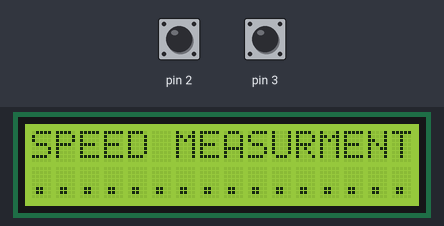
A sketch run on a simulated Arduino Uno, built with avr-gcc and run on an emulated ATmega328P. On the bench: 16×2 character LCD. Inputs (shaded band) come from the test bench; at power-on: pin 2 LOW, pin 3 HIGH.

Above: at 1.2 s.
1.3 s: pin 2 pulsed HIGH 2 times (0.12 s each, 0.3 s apart)
At 2.7 s:
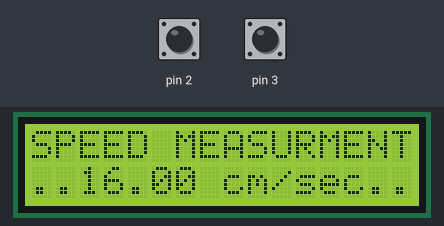
4.9 s: pin 2 driven HIGH
Timing chart, 0 to 7.9 s (numbered marks = the images above; inputs shaded):
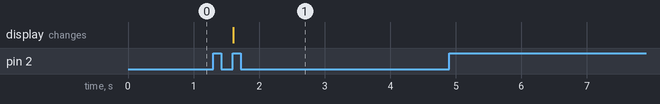

The sketch:

oversppeding.ino
```cpp
#include<LiquidCrystal.h>
LiquidCrystal lcd(4, 5, 6, 7, 8, 9);

int sensor1 = 2;
int sensor2 = 3;
int buz = 13;
int led =12;

int Time1;
int Time2;
int Time;
int flag = 0;

int distance = 27;

float Speed;

void setup() {
  attachInterrupt(0,fun1,RISING);
  attachInterrupt(1,fun2,FALLING);

  lcd.begin(16,2);
  lcd.clear();
}

void fun1()
{
  Time1 = millis();
  if (flag == 0) {flag = 1;}
  else {flag = 0;}
}

void fun2()
{
  Time2 = millis();
  if (flag == 0) {flag = 1;}
  else {flag = 0;}
}


void loop() {
  if (flag == 0){
  if      (Time1 > Time2) {Time = Time1 - Time2;  Speed = (distance*1000)/Time;}
  else if (Time2 > Time1) {Time = Time2 - Time1;  Speed = (distance*1000)/Time;}
  else    {Speed = 0;}
  }

  if (Speed == 0) {
    lcd.clear();
    lcd.print("SPEED MEASURMENT");
    lcd.setCursor(0, 1);
    lcd.print("................");
    }
  else {
    lcd.setCursor(2, 1);
    lcd.print(Speed);
    lcd.print(" cm/sec");
    delay(2000);
    if (Speed >=200)//speed changing
    {
      lcd.clear();
      lcd.setCursor(0, 1);
      lcd.print("OVER SPEEDING");
      delay(1000);
      lcd.clear();
      digitalWrite(buz,HIGH);
      delay(1000);
      lcd.setCursor(0,1);
      lcd.print(Speed);
      delay(1000);
    }
    digitalWrite(buz,LOW);
    digitalWrite(led,HIGH);
    delay(1000);
    digitalWrite(led,LOW);
    delay(1000);
    Time1 = 0;
    Time2 = 0;
    }
}
```

Measured:
- after the input at 1.3 s, the display: changes after 0.31 s (image 1)
- after the input at 4.9 s, every drawn part: stays the same
